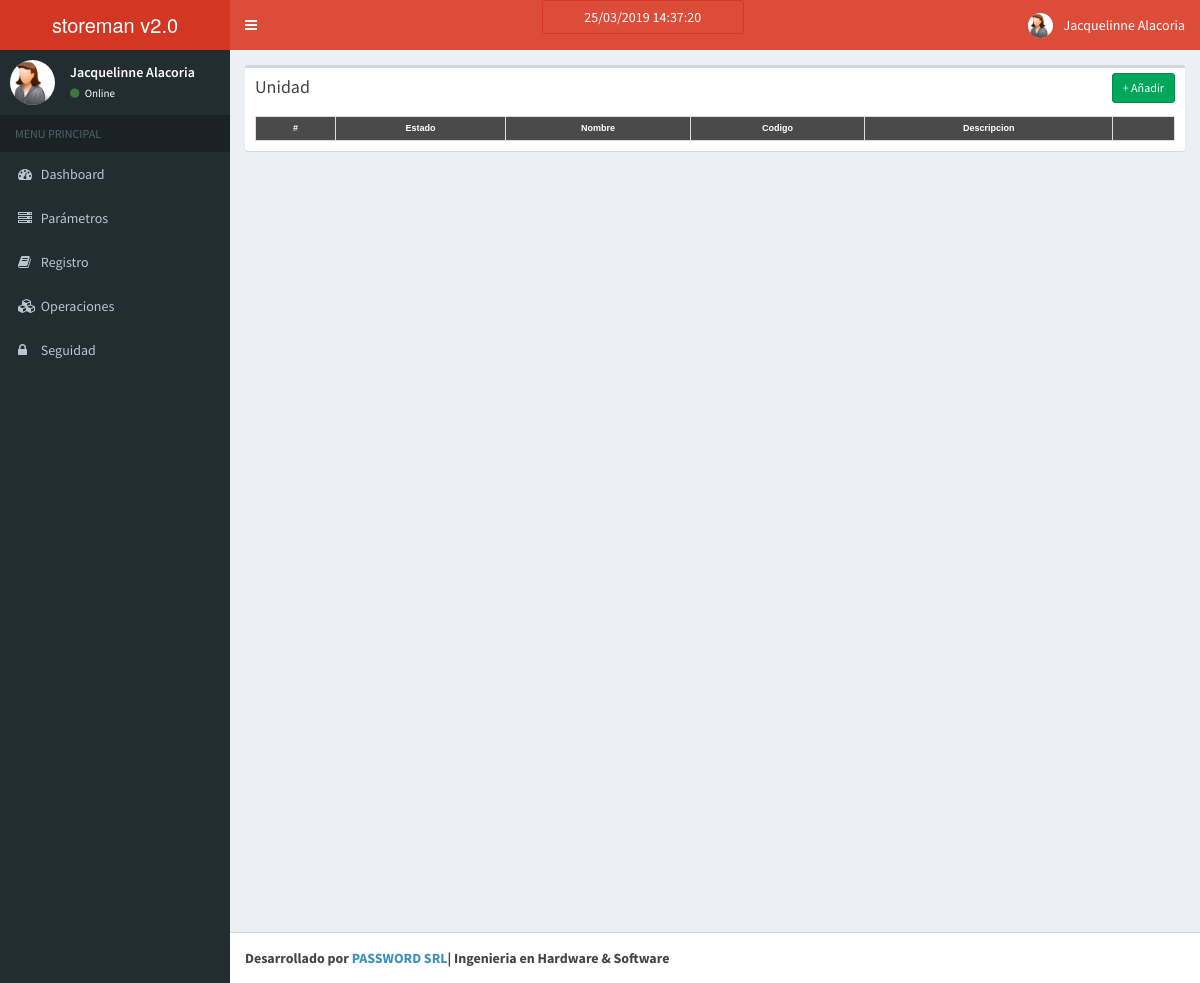
Page /index.php/unidad on the earlier database version.
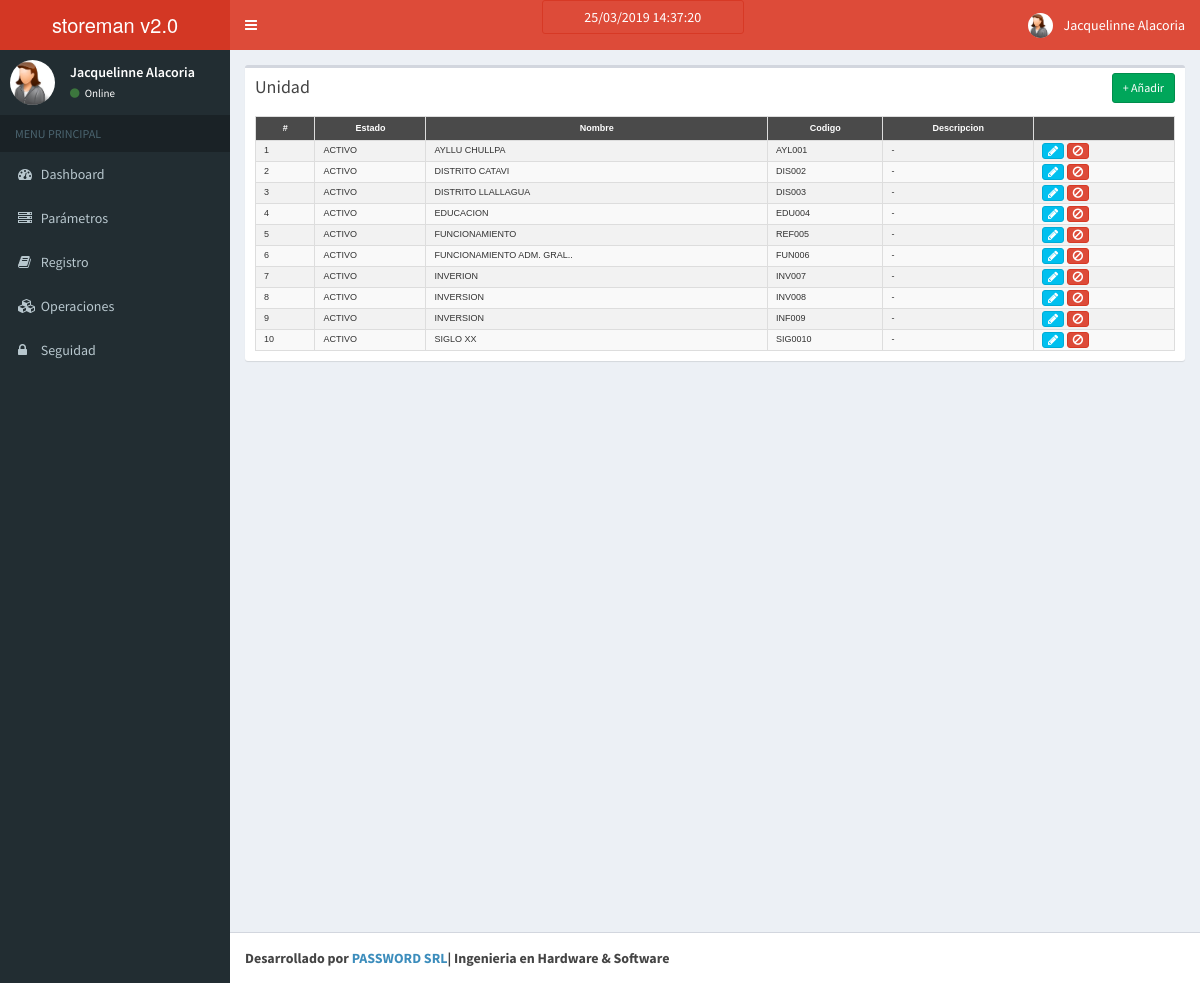
Same page on the later database version.
### tables this page shows
CREATE TABLE `unidad` (
  `unidad_id` int(11) NOT NULL AUTO_INCREMENT,
  `unidad_nombre` varchar(150) DEFAULT NULL,
  `unidad_codigo` varchar(20) DEFAULT NULL,
  `unidad_descripcion` varchar(250) DEFAULT NULL,
  `estado_id` int(11) DEFAULT '1',
  PRIMARY KEY (`unidad_id`),
  UNIQUE KEY `unidad_id` (`unidad_id`)
);

CREATE TABLE `estado` (
  `estado_id` int(11) NOT NULL AUTO_INCREMENT,
  `estado_descripcion` varchar(50) DEFAULT NULL,
  `estado_tipo` int(11) DEFAULT NULL,
  `estado_color` varchar(30) DEFAULT NULL,
  PRIMARY KEY (`estado_id`),
  UNIQUE KEY `estado_id` (`estado_id`)
);

### application/controllers/Unidad.php (called while the page is built, shortened)
<?php
class Unidad extends CI_Controller{
    function __construct()
    {
        $this->load->model('Unidad_model');
    }
    function index()
    {
        $data['unidad'] = $this->Unidad_model->get_todo_unidad();
        $data['_view'] = 'unidad/index';
        $this->load->view('layouts/main',$data);
    }
}

### index.php (called while the page is built, shortened)
<?php
require_once BASEPATH.'core/CodeIgniter.php';

### application/models/Unidad_model.php (called while the page is built, shortened)
<?php
class Unidad_model extends CI_Model
{
    function get_todo_unidad()
    {
        $unidad = $this->db->query("
            SELECT
                u.*, e.*
            FROM
                unidad u, estado e
            WHERE
                u.estado_id=e.estado_id
            ORDER BY `unidad_id`
        ")->result_array();
        return $unidad;
    }
}

### application/views/unidad/index.php (the view, shortened to what this page needs)
<link href="<?php echo base_url('resources/css/mitabla.css'); ?>" rel="stylesheet">
<div class="row">
    <div class="col-md-12">
        <div class="box">
            <div class="box-header">
                <h3 class="box-title">Unidad</h3>
            	<div class="box-tools">
                    <a href="<?php echo site_url('unidad/add'); ?>" class="btn btn-success btn-sm">+ Añadir</a>
                </div>
            </div>
            <div class="box-body table-responsive">
                <table class="table table-striped" id="mitabla">
                    <tr>
						<th>#</th>
						<th>Estado</th>
						<th>Nombre</th>
						<th>Codigo</th>
						<th>Descripcion</th>
						<th></th>
                    </tr>
                    <?php $cont = 0;
                    foreach($unidad as $u){
                        $colorbaja = "";
                        $cont = $cont+1; ?>
                    <tr <?php echo $colorbaja; ?>>
						<td><?php echo $cont; ?></td>
						<td><?php echo $u['estado_descripcion']; ?></td>
						<td><?php echo $u['unidad_nombre']; ?></td>
						<td><?php echo $u['unidad_codigo']; ?></td>
						<td><?php echo $u['unidad_descripcion']; ?></td>
						<td>
                            <a href="<?php echo site_url('unidad/edit/'.$u['unidad_id']); ?>" class="btn btn-info btn-xs"><span class="fa fa-pencil"></span></a>
                            <a href="<?php echo site_url('unidad/inactivar/'.$u['unidad_id']); ?>" class="btn btn-danger btn-xs"><span class="fa fa-ban"  title="Inactivar"></span></a>
                        </td>
                    </tr>
                    <?php } ?>
                </table>
            </div>
        </div>
    </div>
</div>

Differences in the rows shown:
added unidad: estado.estado_descripcion "ACTIVO", unidad_nombre "AYLLU CHULLPA", unidad_codigo "AYL001", unidad_descripcion "-"
added unidad: estado.estado_descripcion "ACTIVO", unidad_nombre "DISTRITO CATAVI", unidad_codigo "DIS002", unidad_descripcion "-"
added unidad: estado.estado_descripcion "ACTIVO", unidad_nombre "DISTRITO LLALLAGUA", unidad_codigo "DIS003", unidad_descripcion "-"
added unidad: estado.estado_descripcion "ACTIVO", unidad_nombre "EDUCACION", unidad_codigo "EDU004", unidad_descripcion "-"
added unidad: estado.estado_descripcion "ACTIVO", unidad_nombre "FUNCIONAMIENTO", unidad_codigo "REF005", unidad_descripcion "-"
added unidad: estado.estado_descripcion "ACTIVO", unidad_nombre "FUNCIONAMIENTO ADM. GRAL..", unidad_codigo "FUN006", unidad_descripcion "-"
added unidad: estado.estado_descripcion "ACTIVO", unidad_nombre "INVERION", unidad_codigo "INV007", unidad_descripcion "-"
added unidad: estado.estado_descripcion "ACTIVO", unidad_nombre "INVERSION", unidad_codigo "INV008", unidad_descripcion "-"
added unidad: estado.estado_descripcion "ACTIVO", unidad_nombre "INVERSION", unidad_codigo "INF009", unidad_descripcion "-"
added unidad: estado.estado_descripcion "ACTIVO", unidad_nombre "SIGLO XX", unidad_codigo "SIG0010", unidad_descripcion "-"
